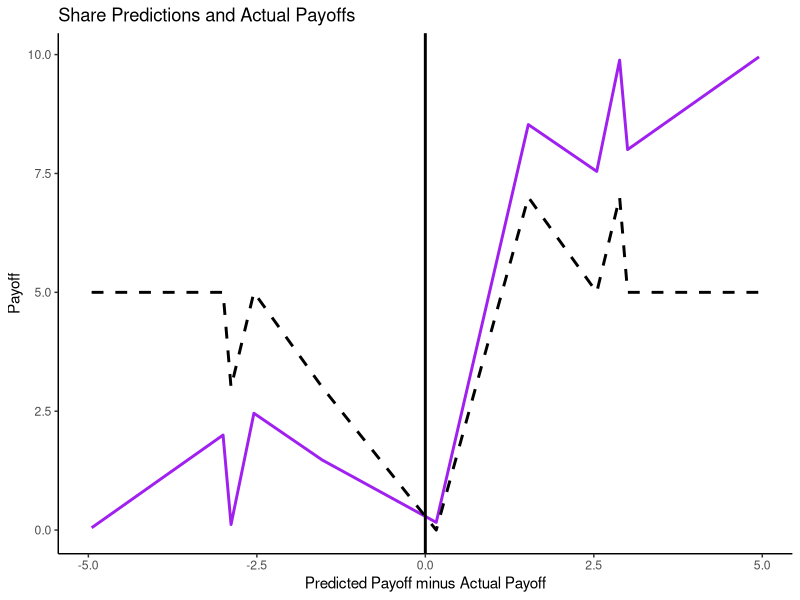
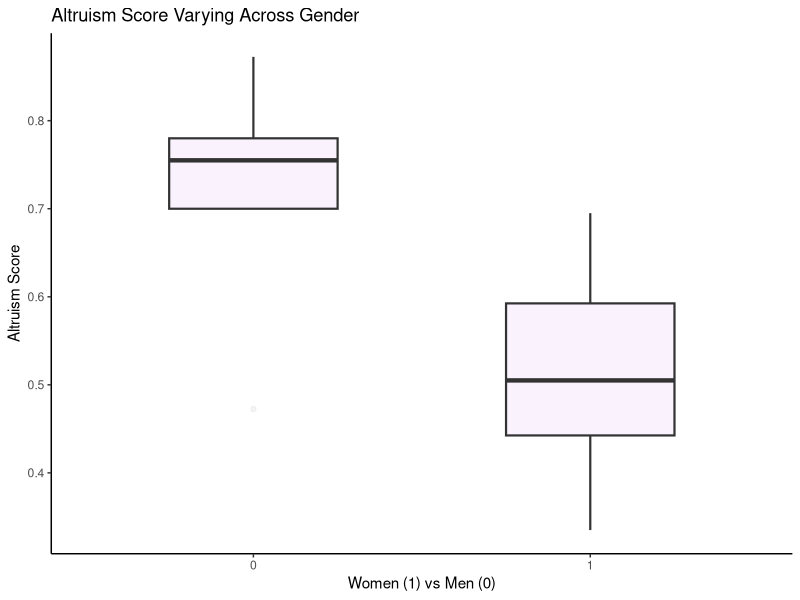
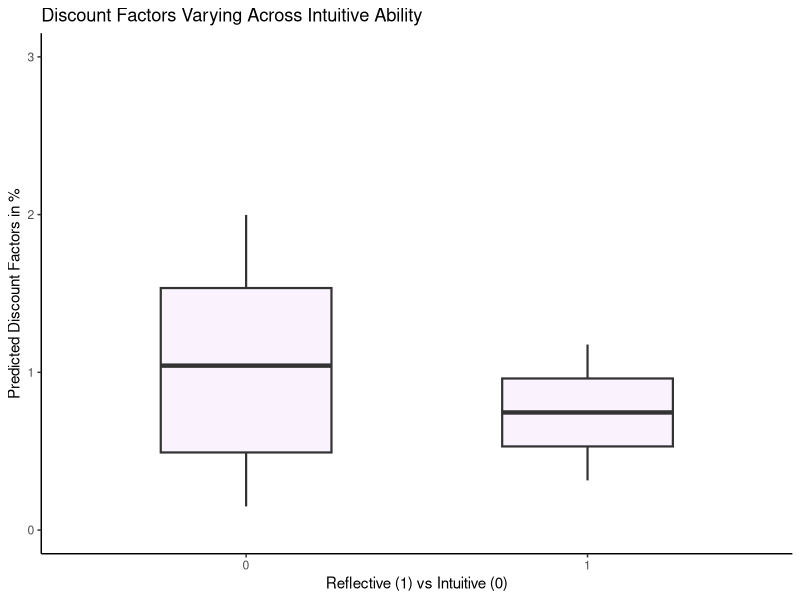
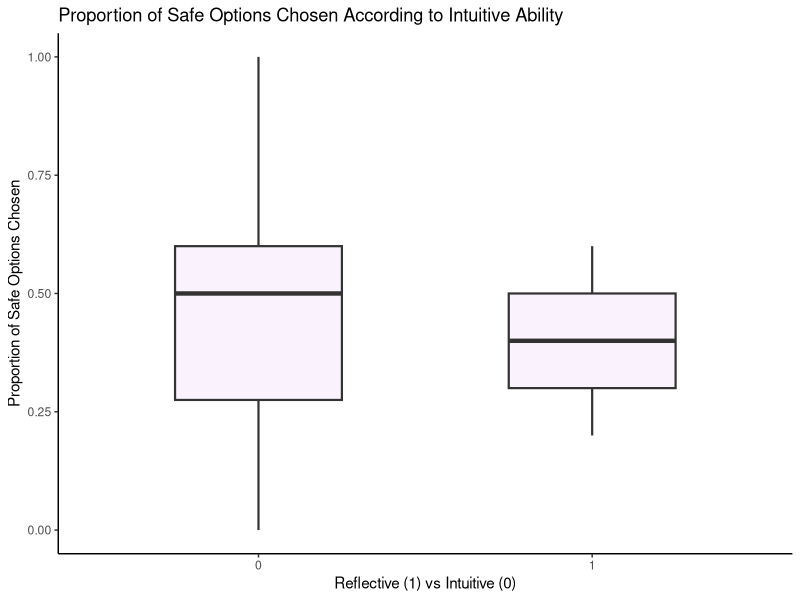

Recreate these plots in R, in order.

#Loading Required Packages

library(dplyr)
library(readxl)
library(ggplot2)
library(tidyr)
library(lmtest)
library(AER)
library(rmarkdown)

#Importing Data Sets

discounting <- read_excel("discounting.xlsx")
individual <- read_excel("individual.xlsx")

#Creating New Variables for Analysis

individual <- dplyr::mutate_all(individual, function(x) as.numeric(as.character(x)))
risk <- individual %>% dplyr::select(num_range("risk_", 1:10))
proportion_safe <- rowSums(risk)
individual <- individual %>% dplyr::mutate("proportion_safe" = proportion_safe/10)


altruism <- individual %>% dplyr::select(num_range("altr_", 1:4))
altruism_score <- rowSums(altruism)
individual <- individual %>% dplyr::mutate("altruism_score" = altruism_score/400)

#According to Wileyto et al.(2004):

#Reward Ratio = Immediate Reward/Delayed Reward. Then, the regresssor used is 1 - (1/R) 

discounting <- discounting %>% dplyr::mutate("reward_ratio" = today/later)
discounting <- discounting %>% dplyr::mutate("modified_R" = 1 - (1/reward_ratio))

#Logit Regression without intercept to find Individual Discount Factors

logit1 <- glm(data = discounting, ind_1 ~ modified_R + days - 1, family = "binomial")
logit2 <- glm(data = discounting, ind_2 ~ modified_R + days - 1, family = "binomial")

logit3 <- glm(data = discounting, ind_3 ~ modified_R + days - 1, family = "binomial")
logit4 <- glm(data = discounting, ind_4 ~ modified_R + days - 1, family = "binomial")
logit5 <- glm(data = discounting, ind_5 ~ modified_R + days - 1, family = "binomial")

logit6 <- glm(data = discounting, ind_6 ~ modified_R + days - 1, family = "binomial")
logit7 <- glm(data = discounting, ind_7 ~ modified_R + days - 1, family = "binomial")
logit8 <- glm(data = discounting, ind_8 ~ modified_R + days - 1, family = "binomial")
logit9 <- glm(data = discounting, ind_9 ~ modified_R + days - 1, family = "binomial")
logit10 <- glm(data = discounting, ind_10 ~ modified_R + days - 1, family = "binomial")

logit11 <- glm(data = discounting, ind_11 ~ modified_R + days - 1, family = "binomial")
logit12 <- glm(data = discounting, ind_12 ~ modified_R + days - 1, family = "binomial")
logit13 <- glm(data = discounting, ind_13 ~ modified_R + days - 1, family = "binomial")
logit14 <- glm(data = discounting, ind_14 ~ modified_R + days - 1, family = "binomial")

#Calculating Individual Daily Discount Factor = (coeff of t/coeff of modified R)

daily_discount_factors = c(-834.3228/-3345.098, -0.01926/-1.84741, -0.02243/-7.12329, -0.018182/-0.910106, -0.04325/-3.93866, -0.0114185/-0.970537, -0.024340/-0.1207219, -0.0895984/-15.02214104, -0.0075556/-0.4923875, -0.4418089/-263.6877093, -0.00863672/-5.7458937, -0.0127008/-2.58111805, -4.570806/-31.015681,-0.01406559/-0.86845615)
print(daily_discount_factors)



individual <- individual %>% tidyr::drop_na()
individual <- individual %>% dplyr::mutate("daily_discount" = daily_discount_factors)
acceptance_proposer_dummy <- c(0, 0, 1, 1, 1, 0, 0, 1, 1, 1, 1, 0, 0, 0)
length(acceptance_proposer_dummy)
individual <- individual %>% dplyr::mutate("proposer" = acceptance_proposer_dummy)

#Calculating SPNE Outcomes (Corpus = 10 in each round of bargaining)


#Players 1 and 4 were paired against each other and player 4 was the proposer at acceptance

d1 <- daily_discount_factors[1]
d4 <- daily_discount_factors[4]

own_predicted_payoff_4 <- 10*((1-d1)/(1-(d1*d4)))
own_predicted_payoff_1 <- 10 - own_predicted_payoff_4

#Players 2 and 3 were paired against each other and player 3 was the proposer at acceptance

d2 <- daily_discount_factors[2]
d3 <- daily_discount_factors[3]

own_predicted_payoff_3 <- 10*((1-d2)/(1-(d2*d3)))
own_predicted_payoff_2 <- 10 - own_predicted_payoff_3

#Players 5 and 7 were paired against each other and player 5 was the proposer at acceptance

d5 <- daily_discount_factors[5]
d7 <- daily_discount_factors[7]

own_predicted_payoff_5 <- 10*((1-d7)/(1-(d5*d7)))
own_predicted_payoff_7 <- 10 - own_predicted_payoff_5

#Players 6 and 8 were paired against each other and player 8 was the proposer at acceptance

d6 <- daily_discount_factors[6]
d8 <- daily_discount_factors[8]

own_predicted_payoff_8 <- 10*((1-d6)/(1-(d6*d8)))
own_predicted_payoff_6 <- 10 -  own_predicted_payoff_8

#Players 9 and 12 were paired against each other and player 9 was the proposer at acceptance

d9 <- daily_discount_factors[9]
d12 <- daily_discount_factors[12]

own_predicted_payoff_9 <- 10*((1-d12)/(1-(d9*d12)))
own_predicted_payoff_12 <- 10 - own_predicted_payoff_9

#Players 10 and 14 were paired against each other and player 10 was the proposer at acceptance

d10 <- daily_discount_factors[10]
d14 <- daily_discount_factors[14]

own_predicted_payoff_10 <- 10*((1-d14)/(1-(d10*d14)))
own_predicted_payoff_14 <- 10 - own_predicted_payoff_10

#Players 11 and 13 were paired against each other and player 11 was the proposer at acceptance

d11 <- daily_discount_factors[11]
d13 <- daily_discount_factors[13]

own_predicted_payoff_11 <- 10*((1-d13)/(1-(d11*d13)))
own_predicted_payoff_13 <- 10 - own_predicted_payoff_11

predicted_own_shares = c(own_predicted_payoff_1, own_predicted_payoff_2, own_predicted_payoff_3, own_predicted_payoff_4, own_predicted_payoff_5, own_predicted_payoff_6, own_predicted_payoff_7, own_predicted_payoff_8, own_predicted_payoff_9, own_predicted_payoff_10, own_predicted_payoff_11, own_predicted_payoff_12, own_predicted_payoff_13, own_predicted_payoff_14)
individual <- individual %>% dplyr::mutate("predicted_own_shares" = predicted_own_shares)

#Econometric Analysis: focusing on theory because of a small sample size


#Difference in means of predicted and actual payoffs for proposers and responders: T-test (assuming Normality) and Wilcoxin Ranked Test (non-parametric)

proposer <- individual%>%dplyr::filter(proposer == 1)
responder <- individual%>%dplyr::filter(proposer == 0)

mean_proposer_predicted_payoff <- mean(proposer$predicted_own_shares)
mean_proposer_actual_payoff <- mean(proposer$payoff_at_acceptance)
mean_responder_predicted_payoff <- mean(responder$predicted_own_shares)
mean_responder_actual_payoff <- mean(responder$payoff_at_acceptance)

#For propers, avg predicted payoff > avg actual payoff while for responders, avg predicted payoff < avg actual payoff

t_proposer <- t.test(proposer$payoff_at_acceptance, proposer$predicted_own_shares, var.equal = TRUE)
t_proposer #p<0.01, 95% CI = (-4.6939, -2.3466), does not include 0

t_responder <- t.test(responder$payoff_at_acceptance, responder$predicted_own_shares, var.equal = TRUE)
t_responder #p<0.01, 95% CI = (1.0301, 4.5818)

wilcox.test(proposer$payoff_at_acceptance, proposer$predicted_own_shares, paired = TRUE, alternative = "two.sided") #p = 0.015 < 0.05
wilcox.test(responder$payoff_at_acceptance, responder$predicted_own_shares, paired = TRUE, alternative = "two.sided") #p = 0.031 < 0.05

individual <- individual%>%dplyr::mutate("diff" = predicted_own_shares - payoff_at_acceptance)

#The "diff" variable will be positive for proposers and negative for responders on an average

cor(individual) #No multicollinearity

#Adopting the use of heteroskedasticity corrected standard errors

diff_specification_one <- lm(data = individual, diff ~ gender + intuition + proportion_safe + altruism_score + proposer + altruism_score*proposer + proportion_safe*proposer + gender*proposer + intuition*proposer)
robust_one <- coeftest(diff_specification_one, vcov = vcovHC(diff_specification_one, type = "HC0"))
robust_one

diff_specification_two <- lm(data = individual, diff ~ proposer)
robust_two <- coeftest(diff_specification_two, vcov = vcovHC(diff_specification_two, type = "HC0"))
robust_two

diff_specification_three <- lm(data = individual, diff ~ rounds + rounds*proposer + gender + intuition + proportion_safe + altruism_score + proposer + altruism_score*proposer + proportion_safe*proposer + gender*proposer + intuition*proposer)
robust_three <- coeftest(diff_specification_three, vcov = vcovHC(diff_specification_three, type = 'HC0'))
robust_three

#Model Fit: Specification 3 has the lowest AIC

AIC(diff_specification_one)
AIC(diff_specification_two)
AIC(diff_specification_three)

#Visualising results using ggplot2

ggplot(individual) + geom_line(aes(diff, predicted_own_shares), color = "purple", size = 1)+ geom_line(aes(diff, payoff_at_acceptance), color = "black", size = 1, linetype = "dashed") + geom_vline(xintercept = 0, size = 1) + theme_classic() + ggtitle("Share Predictions and Actual Payoffs") + xlab("Predicted Payoff minus Actual Payoff") + ylab("Payoff")     
ggplot(individual, aes(as.factor(gender), altruism_score), fill = as.factor(gender)) + geom_boxplot(alpha = 0.05, width = 0.5, size = 0.75, fill = "purple") + theme_classic() + xlab("Women (1) vs Men (0)") + ylab("Altruism Score") + ggtitle("Altruism Score Varying Across Gender")
ggplot(individual, aes(as.factor(intuition), daily_discount*100)) + geom_boxplot(alpha = 0.05, width = 0.5, size = 0.75, fill = "purple") + theme_classic() + xlab("Reflective (1) vs Intuitive (0)") + ylab("Predicted Discount Factors in %") + ylim(0,3) + ggtitle("Discount Factors Varying Across Intuitive Ability")
ggplot(individual, aes(as.factor(intuition), proportion_safe)) + geom_boxplot(alpha = 0.05, width = 0.5, size = 0.75, fill = "purple") + theme_classic() + xlab("Reflective (1) vs Intuitive (0)") + ylab("Proportion of Safe Options Chosen") + ggtitle("Proportion of Safe Options Chosen According to Intuitive Ability")
